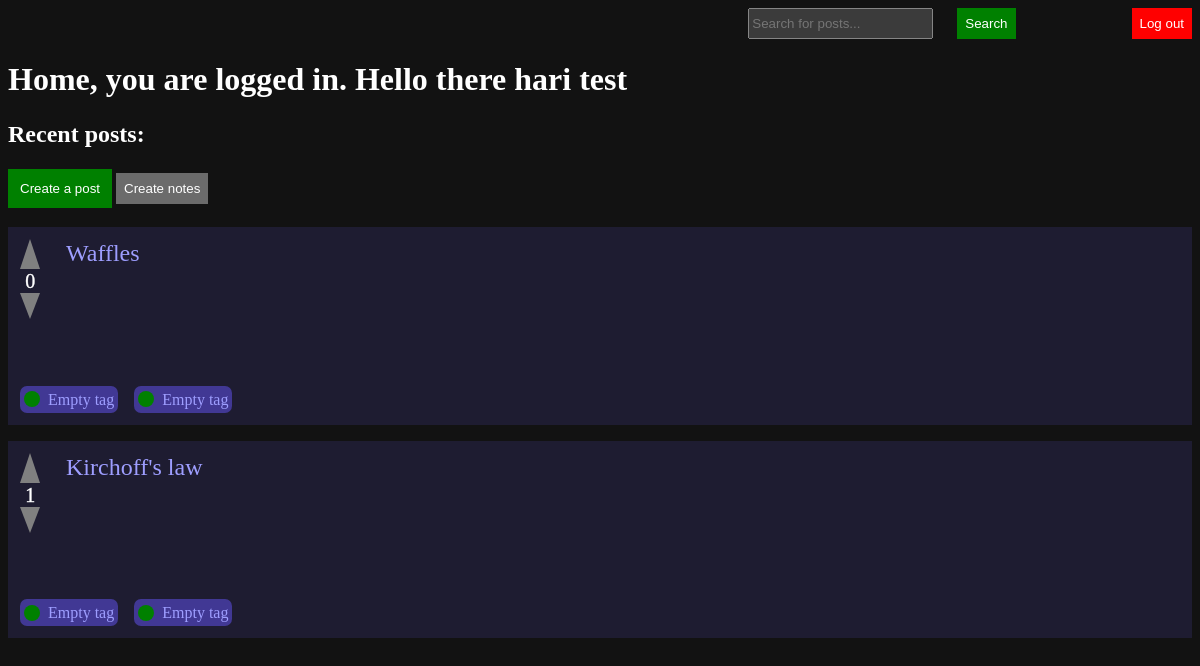
Screenshot of /home (signed in) with the database file from the repository.
### app.py (models this page shows)
class User(db.Model, UserMixin):
    id = db.Column(db.Integer, primary_key=True)
    username = db.Column(db.String(32), nullable=False, unique=True)
    password = db.Column(db.String(128), nullable=False)
    credits=db.Column(db.Integer, default=0, nullable=True)

class Post(db.Model, UserMixin):
    id = db.Column(db.Integer, primary_key=True)
    is_reply = db.Column(db.Boolean, default=False, nullable=True)
    reply_id = db.Column(db.Integer, default=0, nullable=True)
    is_note = db.Column(db.Boolean, default=False, nullable=True)
    note_file_location = db.Column(db.String(500), nullable=True)
    owner = db.Column(db.Integer)
    Title = db.Column(db.String(100), default="Untitled")
    Body = db.Column(db.String(1000), nullable=False)
    upvotes = db.Column(
        db.Integer, default=0, nullable=True
    )  # remember to change Title, Body, upvotes and downvotes to be mutable
    downvotes = db.Column(db.Integer, default=0, nullable=True)

class Vote(db.Model, UserMixin):
    id = db.Column(db.Integer, primary_key=True)
    vote_post = db.Column(db.Integer, default=0, nullable=True)
    cur = db.Column(db.Boolean, default=False, nullable=True) #False means downvote, True means upvote
    owner = db.Column(db.Integer)

### app.py (the view)
@app.route("/home", methods=["GET", "POST"])
@login_required
def home():
    user = User.query.filter_by(id=current_user.id).first()
    posts = Post.query.filter_by(is_reply=False).all()
    notes = Post.query.filter_by(is_note=True).all()
    posts_tags = {
        post.id: list(Tag.query.filter_by(tag_to=post.id))
        for post in posts
    }
    return render_template("home.html", user=user, posts=posts, tags=posts_tags, numVotes=numVotes)

### app.py (called while the page is built)
@login_manager.user_loader
def load_user(user_id):
    return User.query.get(int(user_id))

def numVotes(post_id):
        count = 0
        for vote in Vote.query.filter_by(vote_post=post_id).all():
            if vote.cur:
                count += 1
            else:
                count -= 1
        return count

### templates/home.html (shortened to what this page needs)
<!DOCTYPE html>
<html lang="en">
<head>
    <link rel="stylesheet" href="{{ url_for('static', filename='css/theme.css') }}">
</head>
<body>
    <nav>
        <form class="search" action="/search-results" style="display: flex; gap: 1.5rem; margin: auto 6rem auto 6rem;">
            <input type="text" placeholder="Search for posts..." id="query" name="query" >
            <button type="submit" style="background: green;">Search</button>
        </form>
        <button class="nav-btn logout-btn" onclick="location.href = '/logout'">
            <a href="/logout">Log out</a>
        </button>
    </nav>
    <h1>Home, you are logged in. Hello there {{user.username}}</h1>
    <h2>Recent posts:</h2>
    <button class="create-post-btn" onclick="location.href = '/createpost'">
        <a href="/createpost">Create a post</a>
    </button>
    <button class="create-note-btn" onclick="location.href = '/createnote'">
        <a href="/createnote">Create notes</a>
    </button>
    <br>
    <br>
    <div class="posts-container">
        {% for post in posts %}
        <div class="post" onclick="location.href = `{{'/displaypost/'+post.id|string}}`">
            <div style="display: flex; flex: row; gap: 1rem;">
                <svg class="vote" viewbox = "0 0 75 270" width="30" height="108">
                    <polygon points="0,75 25,0 50,75" onclick="{event.stopPropagation(); let id = Number('{{post.id}}'); vote(id,1); this.style.fill = this.style.fill == 'grey' ? 'blue' : 'grey'; updateCount(`vote-count-${id}`,id);}"/>
                    <text x="13" y="122" font-size="50" stroke="white" stroke-width="1px" fill="white" id="vote-count-{{post.id}}">{{numVotes(post.id)}}</text>
                    <polygon points="0,135 25,200 50,135" onclick="{event.stopPropagation(); let id = Number('{{post.id}}'); vote(id,0); this.style.fill = this.style.fill == 'grey' ? 'blue' : 'grey'; updateCount(`vote-count-${id}`,id);}"/>
                </svg>
                <a href="{{'/displaypost/'+post.id|string}}" style="text-decoration: none; font-size: 1.5rem;">{{post.Title}}</a>
            </div>
            <br>
            <br>
            <div class="tags-container">
                {% for tag in tags %}
                <div class="tag">
                    <div class="tag-circle" style="background-color: {{tag.tag_color or 'green'}};"></div>
                    <a href="/">{{tag.tag_string or "Empty tag"}}</a>
                </div>
                {% endfor %}
            </div>
        </div>
        {% endfor %}
    </div>
</body>
</html>

### static/css/theme.css (style rules this page uses)
html { color-scheme: dark; }
body { font-family: Cambria, Cochin, Georgia, Times, 'Times New Roman', serif; line-height: 1.2; }
button { padding: 0.5rem; border: none; }
button > a { text-decoration: none; color: white; }
nav:has(.nav-btn) { display: flex; justify-content: flex-end; gap: 1.25rem; }
.nav-btn.logout-btn { background-color: red; }

### templates/home.html (style rules this page uses)
.posts-container { display: grid; grid-template-columns: 1fr; row-gap: 1rem; }
.post { background-color: hsl(246deg, 28%, 15%); padding: 0.75rem; }
.create-post-btn { background-color: green; padding: 0.75rem; }
.tags-container { display: flex; gap: 1rem; }
.tag { padding: 0.25rem; background-color: hsl(246deg,45%,40%); border-radius: 7px; display: flex; gap: 0.5rem; align-items: center; }
.tag > a { text-decoration: none; }
.tag-circle { width: 1rem; height: 1rem; border-radius: 50%; }

### rows the page displays
User: username "hari test"
Post: numVotes "0", Title "Waffles", tag_string "Empty tag" "Empty tag"
Post: Title "Kirchoff's law", tag_string "Empty tag" "Empty tag"
Vote: cur "1"
